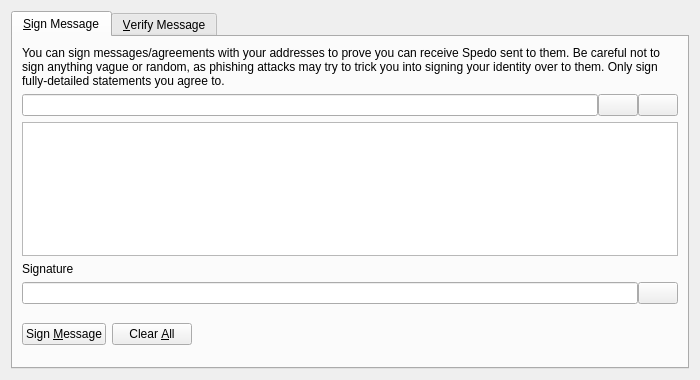
<?xml version="1.0" encoding="UTF-8"?>
<ui version="4.0">
 <class>SignVerifyMessageDialog</class>
 <widget class="QDialog" name="SignVerifyMessageDialog">
  <property name="geometry">
   <rect>
    <x>0</x>
    <y>0</y>
    <width>700</width>
    <height>380</height>
   </rect>
  </property>
  <property name="windowTitle">
   <string>Signatures - Sign / Verify a Message</string>
  </property>
  <property name="modal">
   <bool>true</bool>
  </property>
  <layout class="QVBoxLayout" name="verticalLayout">
   <item>
    <widget class="QTabWidget" name="tabWidget">
     <property name="currentIndex">
      <number>0</number>
     </property>
     <widget class="QWidget" name="tabSignMessage">
      <attribute name="title">
       <string>&amp;Sign Message</string>
      </attribute>
      <layout class="QVBoxLayout" name="verticalLayout_SM">
       <item>
        <widget class="QLabel" name="infoLabel_SM">
         <property name="text">
          <string>You can sign messages/agreements with your addresses to prove you can receive Spedo sent to them. Be careful not to sign anything vague or random, as phishing attacks may try to trick you into signing your identity over to them. Only sign fully-detailed statements you agree to.</string>
         </property>
         <property name="textFormat">
          <enum>Qt::PlainText</enum>
         </property>
         <property name="wordWrap">
          <bool>true</bool>
         </property>
        </widget>
       </item>
       <item>
        <layout class="QHBoxLayout" name="horizontalLayout_1_SM">
         <property name="spacing">
          <number>0</number>
         </property>
         <item>
          <widget class="QValidatedLineEdit" name="addressIn_SM">
           <property name="toolTip">
            <string>The Spedo address to sign the message with</string>
           </property>
          </widget>
         </item>
         <item>
          <widget class="QPushButton" name="addressBookButton_SM">
           <property name="toolTip">
            <string>Choose previously used address</string>
           </property>
           <property name="text">
            <string/>
           </property>
           <property name="shortcut">
            <string>Alt+A</string>
           </property>
           <property name="autoDefault">
            <bool>false</bool>
           </property>
          </widget>
         </item>
         <item>
          <widget class="QPushButton" name="pasteButton_SM">
           <property name="toolTip">
            <string>Paste address from clipboard</string>
           </property>
           <property name="text">
            <string/>
           </property>
           <property name="shortcut">
            <string>Alt+P</string>
           </property>
           <property name="autoDefault">
            <bool>false</bool>
           </property>
          </widget>
         </item>
        </layout>
       </item>
       <item>
        <widget class="QPlainTextEdit" name="messageIn_SM">
         <property name="toolTip">
          <string>Enter the message you want to sign here</string>
         </property>
        </widget>
       </item>
       <item>
        <widget class="QLabel" name="signatureLabel_SM">
         <property name="text">
          <string>Signature</string>
         </property>
         <property name="textFormat">
          <enum>Qt::PlainText</enum>
         </property>
        </widget>
       </item>
       <item>
        <layout class="QHBoxLayout" name="horizontalLayout_2_SM">
         <property name="spacing">
          <number>0</number>
         </property>
         <item>
          <widget class="QLineEdit" name="signatureOut_SM">
           <property name="font">
            <font>
             <italic>true</italic>
            </font>
           </property>
           <property name="readOnly">
            <bool>true</bool>
           </property>
          </widget>
         </item>
         <item>
          <widget class="QPushButton" name="copySignatureButton_SM">
           <property name="toolTip">
            <string>Copy the current signature to the system clipboard</string>
           </property>
           <property name="text">
            <string/>
           </property>
           <property name="autoDefault">
            <bool>false</bool>
           </property>
          </widget>
         </item>
        </layout>
       </item>
       <item>
        <layout class="QHBoxLayout" name="horizontalLayout_3_SM">
         <item>
          <widget class="QPushButton" name="signMessageButton_SM">
           <property name="toolTip">
            <string>Sign the message to prove you own this Spedo address</string>
           </property>
           <property name="text">
            <string>Sign &amp;Message</string>
           </property>
           <property name="autoDefault">
            <bool>false</bool>
           </property>
          </widget>
         </item>
         <item>
          <widget class="QPushButton" name="clearButton_SM">
           <property name="toolTip">
            <string>Reset all sign message fields</string>
           </property>
           <property name="text">
            <string>Clear &amp;All</string>
           </property>
           <property name="autoDefault">
            <bool>false</bool>
           </property>
          </widget>
         </item>
         <item>
          <spacer name="horizontalSpacer_1_SM">
           <property name="orientation">
            <enum>Qt::Horizontal</enum>
           </property>
           <property name="sizeHint" stdset="0">
            <size>
             <width>40</width>
             <height>48</height>
            </size>
           </property>
          </spacer>
         </item>
         <item>
          <widget class="QLabel" name="statusLabel_SM">
           <property name="font">
            <font>
             <weight>75</weight>
             <bold>true</bold>
            </font>
           </property>
           <property name="text">
            <string/>
           </property>
           <property name="wordWrap">
            <bool>true</bool>
           </property>
          </widget>
         </item>
         <item>
          <spacer name="horizontalSpacer_2_SM">
           <property name="orientation">
            <enum>Qt::Horizontal</enum>
           </property>
           <property name="sizeHint" stdset="0">
            <size>
             <width>40</width>
             <height>48</height>
            </size>
           </property>
          </spacer>
         </item>
        </layout>
       </item>
      </layout>
     </widget>
     <widget class="QWidget" name="tabVerifyMessage">
      <attribute name="title">
       <string>&amp;Verify Message</string>
      </attribute>
      <layout class="QVBoxLayout" name="verticalLayout_VM">
       <item>
        <widget class="QLabel" name="infoLabel_VM">
         <property name="text">
          <string>Enter the receiver's address, message (ensure you copy line breaks, spaces, tabs, etc. exactly) and signature below to verify the message. Be careful not to read more into the signature than what is in the signed message itself, to avoid being tricked by a man-in-the-middle attack. Note that this only proves the signing party receives with the address, it cannot prove sendership of any transaction!</string>
         </property>
         <property name="textFormat">
          <enum>Qt::PlainText</enum>
         </property>
         <property name="alignment">
          <set>Qt::AlignLeading|Qt::AlignLeft|Qt::AlignTop</set>
         </property>
         <property name="wordWrap">
          <bool>true</bool>
         </property>
        </widget>
       </item>
       <item>
        <layout class="QHBoxLayout" name="horizontalLayout_1_VM">
         <property name="spacing">
          <number>0</number>
         </property>
         <item>
          <widget class="QValidatedLineEdit" name="addressIn_VM">
           <property name="toolTip">
            <string>The Spedo address the message was signed with</string>
           </property>
          </widget>
         </item>
         <item>
          <widget class="QPushButton" name="addressBookButton_VM">
           <property name="toolTip">
            <string>Choose previously used address</string>
           </property>
           <property name="text">
            <string/>
           </property>
           <property name="shortcut">
            <string>Alt+A</string>
           </property>
           <property name="autoDefault">
            <bool>false</bool>
           </property>
          </widget>
         </item>
        </layout>
       </item>
       <item>
        <widget class="QPlainTextEdit" name="messageIn_VM"/>
       </item>
       <item>
        <widget class="QValidatedLineEdit" name="signatureIn_VM"/>
       </item>
       <item>
        <layout class="QHBoxLayout" name="horizontalLayout_2_VM">
         <item>
          <widget class="QPushButton" name="verifyMessageButton_VM">
           <property name="toolTip">
            <string>Verify the message to ensure it was signed with the specified Spedo address</string>
           </property>
           <property name="text">
            <string>Verify &amp;Message</string>
           </property>
           <property name="autoDefault">
            <bool>false</bool>
           </property>
          </widget>
         </item>
         <item>
          <widget class="QPushButton" name="clearButton_VM">
           <property name="toolTip">
            <string>Reset all verify message fields</string>
           </property>
           <property name="text">
            <string>Clear &amp;All</string>
           </property>
           <property name="autoDefault">
            <bool>false</bool>
           </property>
          </widget>
         </item>
         <item>
          <spacer name="horizontalSpacer_1_VM">
           <property name="orientation">
            <enum>Qt::Horizontal</enum>
           </property>
           <property name="sizeHint" stdset="0">
            <size>
             <width>40</width>
             <height>48</height>
            </size>
           </property>
          </spacer>
         </item>
         <item>
          <widget class="QLabel" name="statusLabel_VM">
           <property name="font">
            <font>
             <weight>75</weight>
             <bold>true</bold>
            </font>
           </property>
           <property name="text">
            <string/>
           </property>
           <property name="wordWrap">
            <bool>true</bool>
           </property>
          </widget>
         </item>
         <item>
          <spacer name="horizontalSpacer_2_VM">
           <property name="orientation">
            <enum>Qt::Horizontal</enum>
           </property>
           <property name="sizeHint" stdset="0">
            <size>
             <width>40</width>
             <height>48</height>
            </size>
           </property>
          </spacer>
         </item>
        </layout>
       </item>
      </layout>
     </widget>
    </widget>
   </item>
  </layout>
 </widget>
 <customwidgets>
  <customwidget>
   <class>QValidatedLineEdit</class>
   <extends>QLineEdit</extends>
   <header>qvalidatedlineedit.h</header>
  </customwidget>
 </customwidgets>
 <resources>
  <include location="../spedo.qrc"/>
 </resources>
 <connections/>
</ui>
